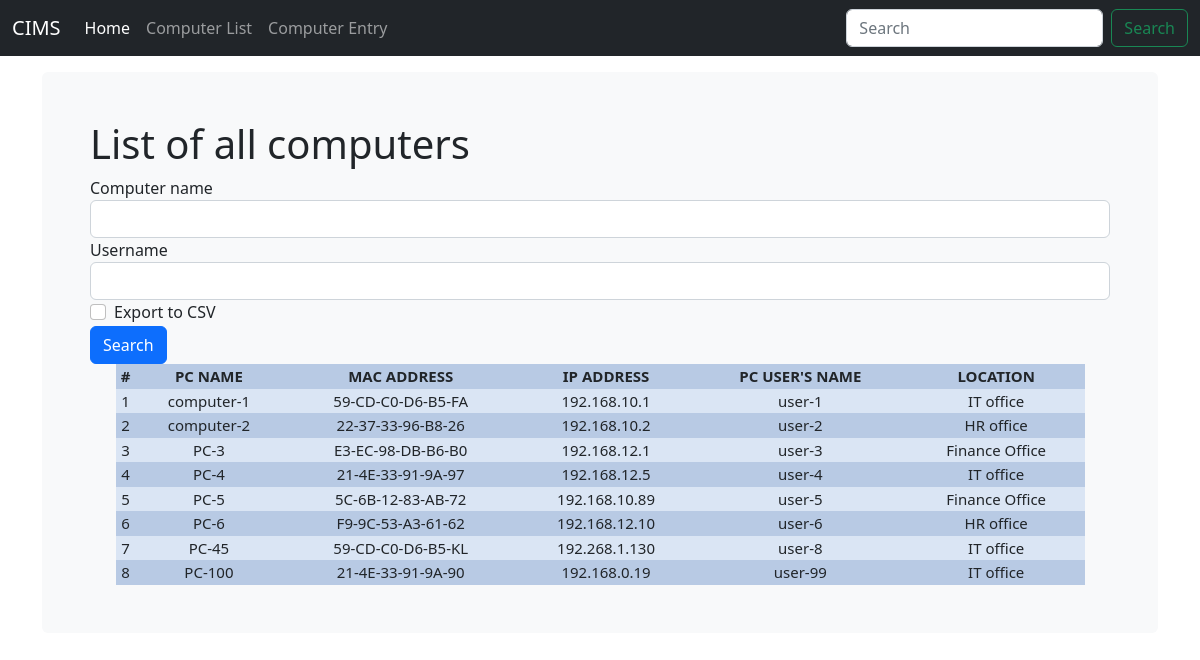
The page /computer_list on the database as committed earlier.
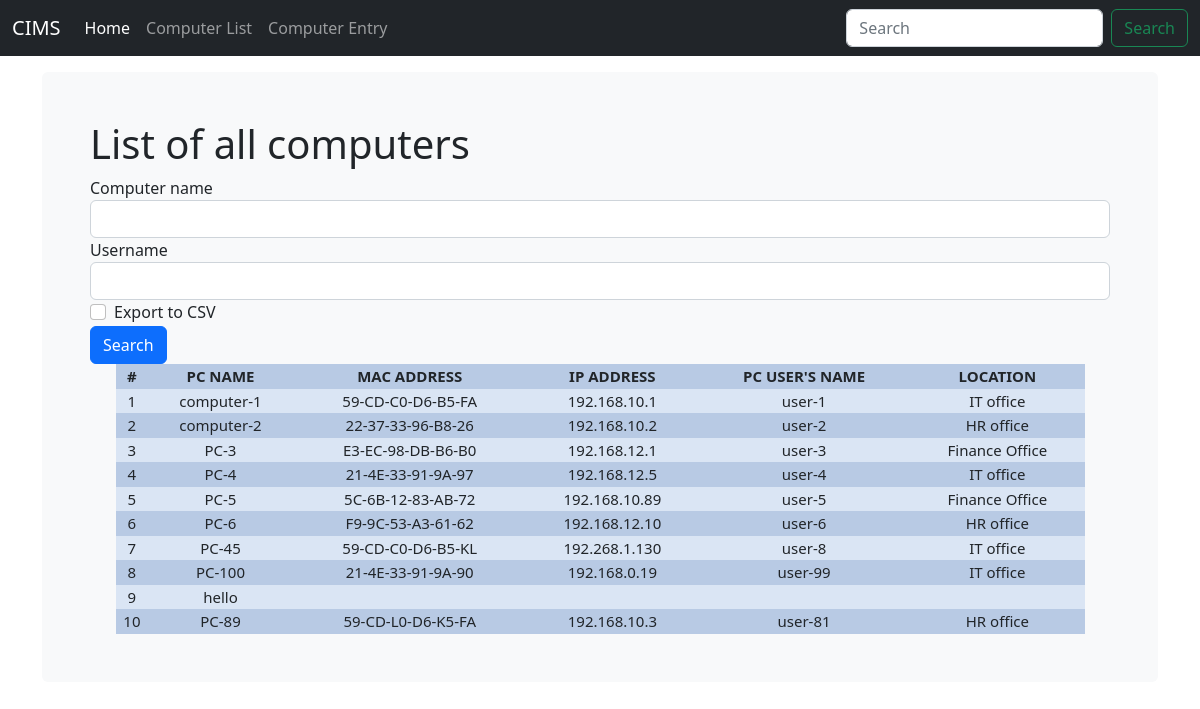
The same page on the database as committed later.
### djangoapp/models.py (models this page shows, shortened)
class Computer(models.Model):
    computer_name = models.CharField(max_length = 50,blank=True)
    ip_address = models.CharField(max_length = 50,blank=True)
    MAC_address = models.CharField(max_length = 50,blank=True)
    username = models.CharField(max_length = 50, blank=True)
    location = models.CharField(max_length = 50,blank=True)
    purchase_date = models.DateField("Purchase date (mm/dd/yyyy)",auto_now_add = False , auto_now = False, blank = True, null=True)
    timestamp = models.DateField(auto_now_add = True , auto_now = False, blank = True)
    export_to_CSV = models.BooleanField(default=False)

### djangoapp/views.py (the view, shortened to what this page needs)
# urls.py: path('computer_list', views.computer_list, name='computer_list'),
def computer_list(request):
    title = 'List of all computers'
    queryset = Computer.objects.all()
    form = ComputerSearchForm(request.POST or None)
    context = {
        "title": title,
        "queryset": queryset,
        "form": form,
    }
    if request.method == 'POST':
        queryset = Computer.objects.all().order_by('timestamp').filter(computer_name__icontains=form['computer_name'].value() , username__icontains=form['username'].value())
    context = {
        "title": title,
        "queryset": queryset,
        "form": form,
    }
    return render(request , "computer_list.html", context)

### djangoapp/forms.py
class ComputerSearchForm(forms.ModelForm):
  class Meta:
    model = Computer
    fields = ['computer_name','username', 'export_to_CSV']

### djangoapp/templates/computer_list.html (shortened to what this page needs)
{% extends "base.html" %}
{% load crispy_forms_tags %}
        {% block content %}
    <form method="post" action="">
        {{form|crispy}}
    <input class="btn btn-primary" type="submit" value="Search">
    </form>
    <table>
        <tr>
            <th>#</th>
            <th>PC NAME</th>
            <th>MAC ADDRESS</th>
            <th>IP ADDRESS</th>
            <th>PC USER'S NAME</th>
            <th>LOCATION</th>
        </tr>
        {% for instance in queryset %}
        <tr>
            <td>{{forloop.counter}}</td>
            <td>{{instance.computer_name}}</td>
            <td>{{instance.MAC_address}}</td>
            <td>{{instance.ip_address}}</td>
            <td>{{instance.username}}</td>
            <td>{{instance.location}}</td>
        </tr>
        {% endfor %}
    </table>
    {% endblock %}

Rows that differ between the two databases and show on the page:
added Computer: computer_name "hello"
added Computer: computer_name "PC-89", MAC_address "59-CD-L0-D6-K5-FA", ip_address "192.168.10.3", username "user-81", location "HR office"
